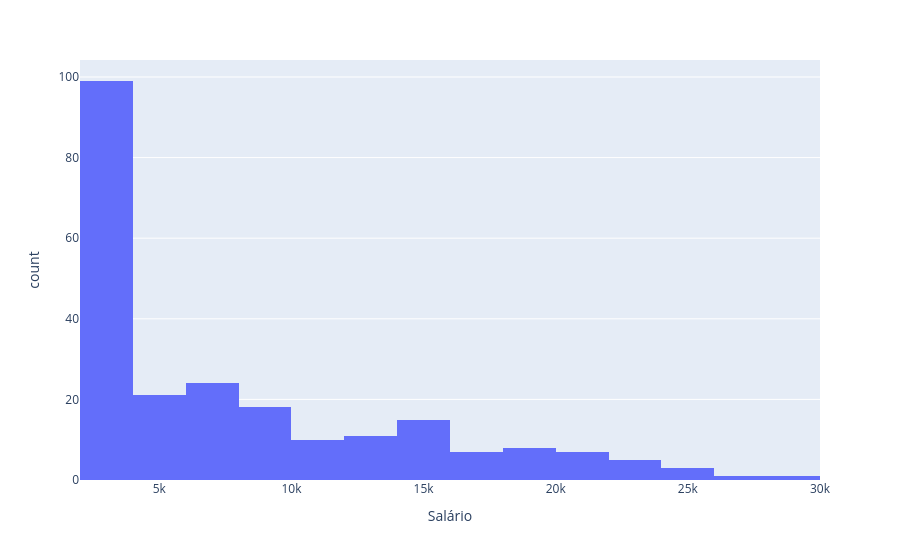

Notebook code for this chart:
### Code cell
import plotly.express as px
%pip install nbformat
import nbformat
fig = px.histogram(dados, x='Salário')
fig.show()

### Figure 1 — Plotly figure (JSON) as saved in the notebook; plotly's stock layout.template omitted (floating-point values rounded to 4 significant figures; data arrays with more than 128 entries replaced by an {"elided": "..."} marker saying what was removed)
{"data": [{"bingroup": "x", "hovertemplate": "Salário=%{x}<br>count=%{y}<extra></extra>", "legendgroup": "", "marker": {"color": "#636efa", "pattern": {"shape": ""}}, "name": "", "orientation": "v", "showlegend": false, "type": "histogram", "x": {"elided": "230 float values"}, "xaxis": "x", "yaxis": "y"}], "layout": {"barmode": "relative", "legend": {"tracegroupgap": 0}, "margin": {"t": 60}, "xaxis": {"anchor": "y", "domain": [0, 1], "title": {"text": "Salário"}}, "yaxis": {"anchor": "x", "domain": [0, 1], "title": {"text": "count"}}}}
